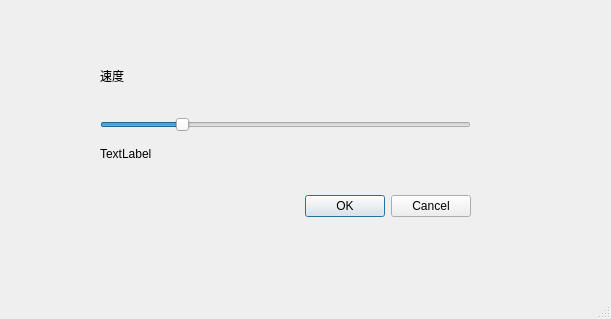
<?xml version="1.0" encoding="UTF-8"?>
<ui version="4.0">
 <class>SetSpeedWindow</class>
 <widget class="QMainWindow" name="SetSpeedWindow">
  <property name="geometry">
   <rect>
    <x>0</x>
    <y>0</y>
    <width>611</width>
    <height>319</height>
   </rect>
  </property>
  <property name="windowTitle">
   <string>设置</string>
  </property>
  <property name="dockOptions">
   <set>QMainWindow::AnimatedDocks</set>
  </property>
  <widget class="QWidget" name="centralwidget">
   <widget class="QWidget" name="verticalLayoutWidget">
    <property name="geometry">
     <rect>
      <x>100</x>
      <y>60</y>
      <width>371</width>
      <height>157</height>
     </rect>
    </property>
    <layout class="QVBoxLayout" name="verticalLayout">
     <item>
      <widget class="QLabel" name="label">
       <property name="text">
        <string>速度</string>
       </property>
      </widget>
     </item>
     <item>
      <spacer name="horizontalSpacer">
       <property name="orientation">
        <enum>Qt::Horizontal</enum>
       </property>
       <property name="sizeHint" stdset="0">
        <size>
         <width>40</width>
         <height>20</height>
        </size>
       </property>
      </spacer>
     </item>
     <item>
      <widget class="QSlider" name="horizontalSlider">
       <property name="minimum">
        <number>1</number>
       </property>
       <property name="maximum">
        <number>20</number>
       </property>
       <property name="value">
        <number>5</number>
       </property>
       <property name="orientation">
        <enum>Qt::Horizontal</enum>
       </property>
      </widget>
     </item>
     <item>
      <widget class="QLabel" name="label_speed">
       <property name="text">
        <string>TextLabel</string>
       </property>
      </widget>
     </item>
     <item>
      <spacer name="horizontalSpacer_2">
       <property name="orientation">
        <enum>Qt::Horizontal</enum>
       </property>
       <property name="sizeHint" stdset="0">
        <size>
         <width>40</width>
         <height>20</height>
        </size>
       </property>
      </spacer>
     </item>
     <item>
      <widget class="QDialogButtonBox" name="buttonBox">
       <property name="standardButtons">
        <set>QDialogButtonBox::Cancel|QDialogButtonBox::Ok</set>
       </property>
      </widget>
     </item>
    </layout>
   </widget>
  </widget>
  <widget class="QMenuBar" name="menubar">
   <property name="geometry">
    <rect>
     <x>0</x>
     <y>0</y>
     <width>611</width>
     <height>26</height>
    </rect>
   </property>
  </widget>
  <widget class="QStatusBar" name="statusbar"/>
 </widget>
 <resources/>
 <connections>
  <connection>
   <sender>horizontalSlider</sender>
   <signal>valueChanged(int)</signal>
   <receiver>label_speed</receiver>
   <slot>setNum(int)</slot>
   <hints>
    <hint type="sourcelabel">
     <x>150</x>
     <y>145</y>
    </hint>
    <hint type="destinationlabel">
     <x>150</x>
     <y>168</y>
    </hint>
   </hints>
  </connection>
 </connections>
</ui>
